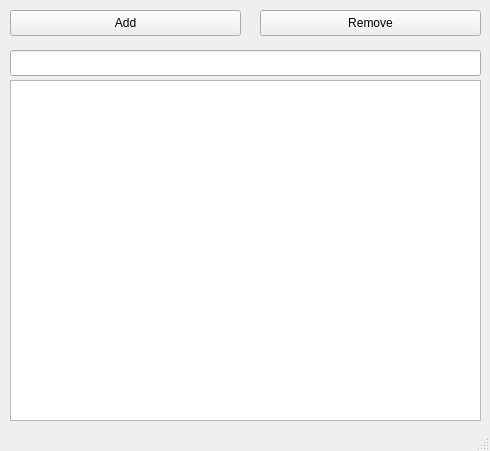
<?xml version="1.0" encoding="UTF-8"?>
<ui version="4.0">
 <class>MainWindow</class>
 <widget class="QMainWindow" name="MainWindow">
  <property name="geometry">
   <rect>
    <x>0</x>
    <y>0</y>
    <width>490</width>
    <height>451</height>
   </rect>
  </property>
  <property name="sizePolicy">
   <sizepolicy hsizetype="Ignored" vsizetype="Ignored">
    <horstretch>0</horstretch>
    <verstretch>0</verstretch>
   </sizepolicy>
  </property>
  <property name="minimumSize">
   <size>
    <width>490</width>
    <height>451</height>
   </size>
  </property>
  <property name="maximumSize">
   <size>
    <width>490</width>
    <height>451</height>
   </size>
  </property>
  <property name="windowTitle">
   <string>ToDo</string>
  </property>
  <widget class="QWidget" name="centralwidget">
   <widget class="QLineEdit" name="lineEdit">
    <property name="geometry">
     <rect>
      <x>10</x>
      <y>50</y>
      <width>471</width>
      <height>26</height>
     </rect>
    </property>
   </widget>
   <widget class="QPushButton" name="addbutton">
    <property name="geometry">
     <rect>
      <x>10</x>
      <y>10</y>
      <width>231</width>
      <height>26</height>
     </rect>
    </property>
    <property name="text">
     <string>Add</string>
    </property>
   </widget>
   <widget class="QPushButton" name="removebutton">
    <property name="geometry">
     <rect>
      <x>260</x>
      <y>10</y>
      <width>221</width>
      <height>26</height>
     </rect>
    </property>
    <property name="text">
     <string>Remove</string>
    </property>
   </widget>
   <widget class="QListWidget" name="listWidget">
    <property name="geometry">
     <rect>
      <x>10</x>
      <y>80</y>
      <width>471</width>
      <height>341</height>
     </rect>
    </property>
   </widget>
  </widget>
  <widget class="QStatusBar" name="statusbar"/>
  <action name="actionReset">
   <property name="text">
    <string>Reset</string>
   </property>
  </action>
  <action name="actionImport">
   <property name="text">
    <string>Import</string>
   </property>
  </action>
  <action name="actionExport">
   <property name="text">
    <string>Export</string>
   </property>
  </action>
 </widget>
 <resources/>
 <connections/>
</ui>
